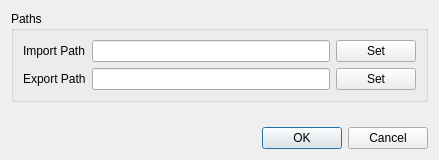
<?xml version="1.0" encoding="UTF-8"?>
<ui version="4.0">
 <class>SettingsDialog</class>
 <widget class="QDialog" name="SettingsDialog">
  <property name="geometry">
   <rect>
    <x>0</x>
    <y>0</y>
    <width>439</width>
    <height>160</height>
   </rect>
  </property>
  <property name="windowTitle">
   <string>Dialog</string>
  </property>
  <layout class="QGridLayout" name="gridLayout">
   <item row="2" column="0">
    <widget class="QDialogButtonBox" name="buttonBox">
     <property name="orientation">
      <enum>Qt::Horizontal</enum>
     </property>
     <property name="standardButtons">
      <set>QDialogButtonBox::Cancel|QDialogButtonBox::Ok</set>
     </property>
    </widget>
   </item>
   <item row="0" column="0">
    <widget class="QGroupBox" name="pathsGroupBox">
     <property name="title">
      <string>Paths</string>
     </property>
     <layout class="QGridLayout" name="gridLayout_2">
      <item row="0" column="0">
       <widget class="QLabel" name="importLabel">
        <property name="text">
         <string>Import Path</string>
        </property>
       </widget>
      </item>
      <item row="0" column="1">
       <widget class="QLineEdit" name="importLineEdit"/>
      </item>
      <item row="0" column="2">
       <widget class="QPushButton" name="importButton">
        <property name="text">
         <string>Set</string>
        </property>
       </widget>
      </item>
      <item row="1" column="0">
       <widget class="QLabel" name="exportLabel">
        <property name="text">
         <string>Export Path</string>
        </property>
       </widget>
      </item>
      <item row="1" column="1">
       <widget class="QLineEdit" name="exportLineEdit"/>
      </item>
      <item row="1" column="2">
       <widget class="QPushButton" name="exportButton">
        <property name="text">
         <string>Set</string>
        </property>
       </widget>
      </item>
     </layout>
    </widget>
   </item>
   <item row="1" column="0">
    <spacer name="verticalSpacer">
     <property name="orientation">
      <enum>Qt::Vertical</enum>
     </property>
     <property name="sizeHint" stdset="0">
      <size>
       <width>20</width>
       <height>40</height>
      </size>
     </property>
    </spacer>
   </item>
  </layout>
 </widget>
 <resources/>
 <connections>
  <connection>
   <sender>buttonBox</sender>
   <signal>accepted()</signal>
   <receiver>SettingsDialog</receiver>
   <slot>accept()</slot>
   <hints>
    <hint type="sourcelabel">
     <x>248</x>
     <y>254</y>
    </hint>
    <hint type="destinationlabel">
     <x>157</x>
     <y>274</y>
    </hint>
   </hints>
  </connection>
  <connection>
   <sender>buttonBox</sender>
   <signal>rejected()</signal>
   <receiver>SettingsDialog</receiver>
   <slot>reject()</slot>
   <hints>
    <hint type="sourcelabel">
     <x>316</x>
     <y>260</y>
    </hint>
    <hint type="destinationlabel">
     <x>286</x>
     <y>274</y>
    </hint>
   </hints>
  </connection>
 </connections>
</ui>
